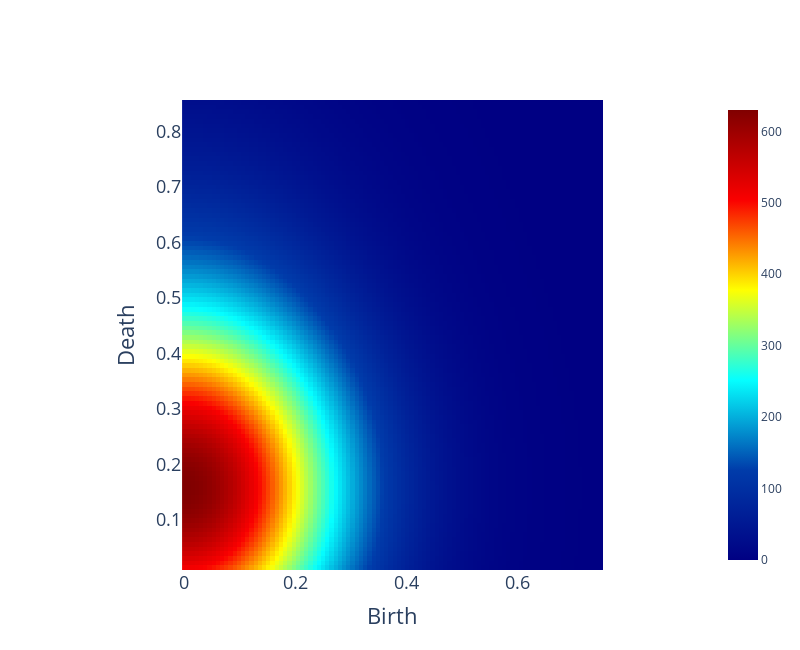

The notebook cell this image was saved under:
### Code cell
label = 4


persistence_image = PI.fit_transform(most_representative_diagrams[subject][data_type]["Label_"+str(label)])

fig = PI.plot(persistence_image, homology_dimension_idx=0, colorscale='jet', plotly_params=plotly_params)

fig.show()

# Save the plot as an image (PNG format)
pio.write_image(fig, "Plots/EEG Persistence Image of Dimension 0 (Label " + str(label) + ").png")
